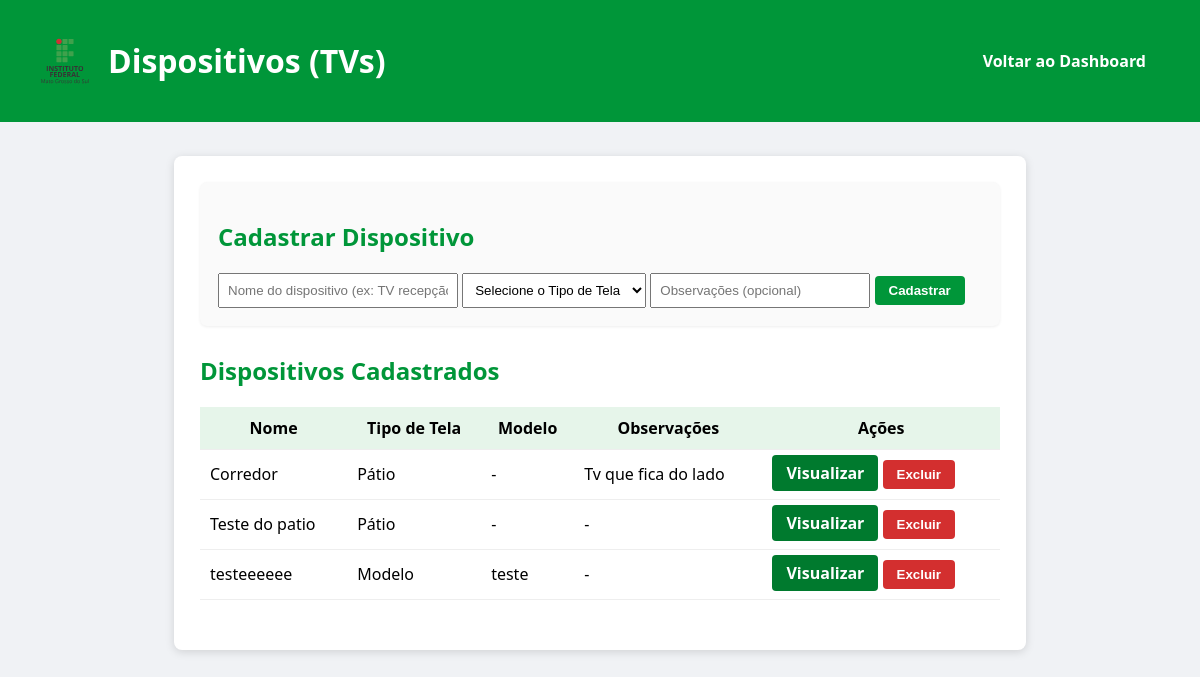
Page /admin/devices (signed in) on the committed database.
### tables this page shows
CREATE TABLE devices (
                id INTEGER PRIMARY KEY AUTOINCREMENT,
                name TEXT NOT NULL,
                model_id INTEGER NOT NULL,
                screen_type TEXT NOT NULL,
                location_notes TEXT
            );

CREATE TABLE models (
                id INTEGER PRIMARY KEY AUTOINCREMENT,
                name TEXT NOT NULL
            );

### app.py (the view, shortened to what this page needs)
@app.route('/admin/devices', methods=['GET', 'POST'])
def admin_devices():
    if not session.get('admin_logged_in'): return redirect(url_for('admin_login'))
    db = get_db()
    error = None
    models = db.execute("SELECT * FROM models").fetchall()
    devices = db.execute("""
        SELECT d.*, m.name as model_name FROM devices d
        LEFT JOIN models m ON d.model_id = m.id
        ORDER BY d.name
    """).fetchall()
    return render_template('admin_devices.html', devices=devices, models=models, error=error)

### app.py (called while the page is built)
def get_db():
    db = getattr(g, '_database', None)
    if db is None:
        db = g._database = sqlite3.connect(DATABASE)
        db.row_factory = sqlite3.Row
    return db

@app.teardown_appcontext
def close_connection(exception):
    db = getattr(g, '_database', None)
    if db is not None:
        db.close()

### templates/admin_devices.html (shortened to what this page needs)
<!DOCTYPE html>
<html lang="pt-BR">
  <head>
  </head>
  <body>
    <div class="header">
      <img src="{{ url_for('static', filename='ifms.svg') }}" alt="Logo IFMS" />
      <h1 style="margin-left: 18px">Dispositivos (TVs)</h1>
      <a
        href="{{ url_for('admin_dashboard') }}"
        class="btn"
        style="margin-left: auto"
        >Voltar ao Dashboard</a
      >
    </div>
    <div class="container">
      <div class="card">
        <h2>Cadastrar Dispositivo</h2>
        <form method="POST">
          <input
            type="text"
            name="name"
            placeholder="Nome do dispositivo (ex: TV recepção)"
            style="width: 220px; padding: 8px"
            required
          />
          <select
            name="screen_type"
            id="screen_type"
            style="padding: 8px"
            required
          >
            <option value="">Selecione o Tipo de Tela</option>
          </select>
          <input
            type="text"
            name="location_notes"
            placeholder="Observações (opcional)"
            style="width: 200px; padding: 8px"
          />
          <button type="submit" class="btn">Cadastrar</button>
        </form>
      </div>
      <h2>Dispositivos Cadastrados</h2>
      <table class="table">
        <thead>
          <tr>
            <th>Nome</th>
            <th>Tipo de Tela</th>
            <th>Modelo</th>
            <th>Observações</th>
            <th>Ações</th>
          </tr>
        </thead>
        <tbody>
          {% for d in devices %}
          <tr>
            <td>{{ d.name }}</td>
            <td>
              {% if d.screen_type == 'patio' %}Pátio{% else %}Modelo{% endif %}
            </td>
            <td>
              {% if d.screen_type == 'patio' %}-{% else %}{{ d.model_name }}{%
              endif %}
            </td>
            <td>{{ d.location_notes or '-' }}</td>
            <td>
              <form
                method="POST"
                action="{{ url_for('admin_delete_device', device_id=d.id) }}"
                class="delete-form"
                style="display: inline"
              >
                <a
                  href="{% if d.screen_type == 'patio' %}{{ url_for('display_patio') }}{% else %}{{ url_for('display', device_id=d.id) }}{% endif %}"
                  class="btn"
                  target="_blank"
                  style="background: #007a2e"
                  >Visualizar</a
                >
                <button type="submit" class="btn btn-delete">Excluir</button>
              </form>
            </td>
          </tr>
          {% else %}
          <tr>
            <td colspan="5" style="text-align: center; color: #888">
              Nenhum dispositivo cadastrado.
            </td>
          </tr>
          {% endfor %}
        </tbody>
      </table>
    </div>
  </body>
</html>

### templates/admin_devices.html (style rules this page uses)
body { font-family: "Segoe UI", Tahoma, Geneva, Verdana, sans-serif; background: #f0f2f5; margin: 0; }
.header { background: #009639; color: white; padding: 18px 40px; display: flex; align-items: center; }
.header img { height: 50px; }
.container { max-width: 800px; margin: 34px auto; background: #fff; border-radius: 8px; box-shadow: 0 2px 10px #0002; padding: 26px; }
h2 { color: #009639; }
.table { width: 100%; border-collapse: collapse; margin-bottom: 24px; }
th, td { padding: 10px; border-bottom: 1px solid #eee; }
th { background: #e6f5ea; }
.card { background: #fafafa; border-radius: 7px; box-shadow: 0 1px 3px #0001; padding: 18px; margin-bottom: 28px; }
.btn { background: #009639; color: white; border: none; border-radius: 4px; padding: 7px 14px; text-decoration: none; font-weight: 600; }
.btn-delete { background: #d32f2f; }

### rows in the picture
devices: name "Corredor", screen_type "Pátio", location_notes "Tv que fica do lado"
devices: name "Teste do patio", screen_type "Pátio", location_notes "-"
devices: name "testeeeeee", screen_type "Modelo", model_name "teste", location_notes "-"
